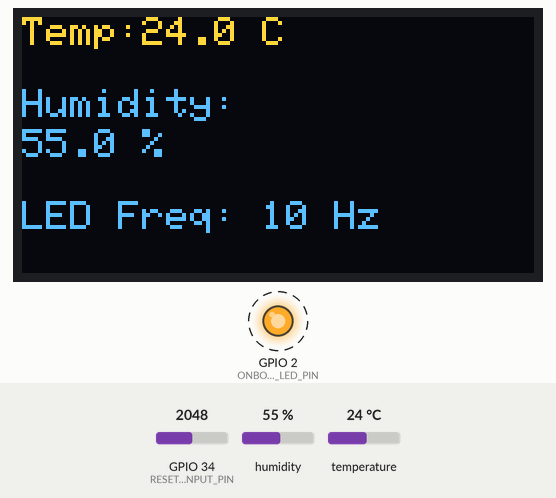
The program below on a simulated ESP32. Parts: 128×64 one-colour display, output pins drawn as LEDs (lit = HIGH). Dashed ring = blinking. Inputs (shaded band) come from the test bench; at power-on: temperature 24 °C, humidity 55 %, GPIO 34 (RESET_INPUT_PIN) = 2048. The OLED is the two-colour kind (top 16 rows yellow); what the program prints to the serial monitor is not drawn.

Above: at 2.38 s.
2.4 s: temperature set to 27.4 °C
At 3.69 s:
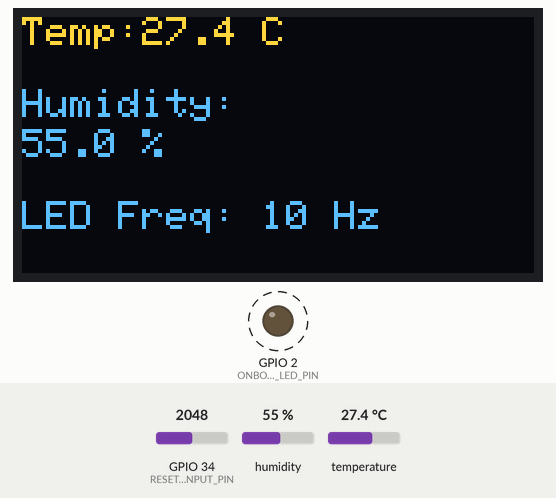
4.4 s: temperature set to 28.6 °C
At 6.16 s:
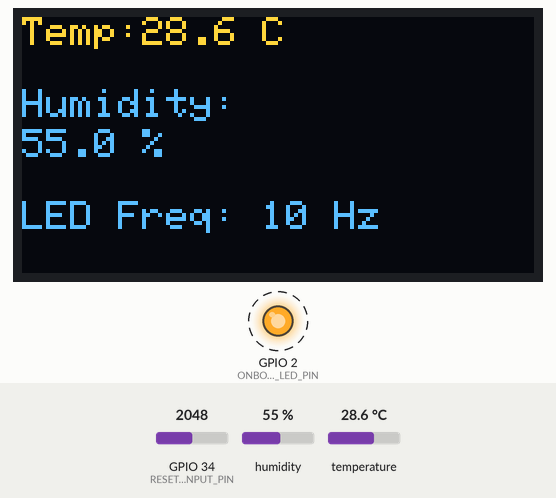
6.8 s: humidity set to 22 %
At 7.44 s:
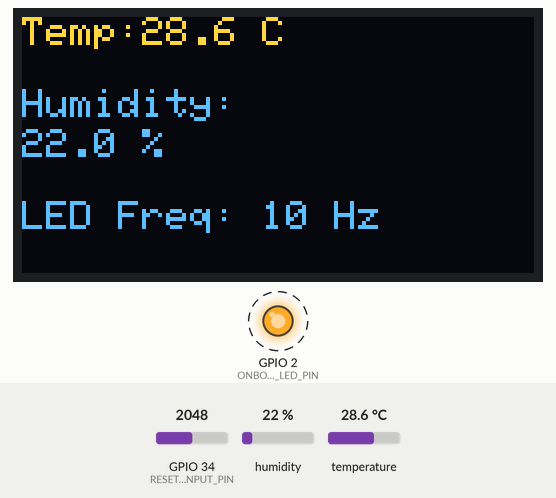
10.5 s: humidity set to 40 %
At 11.64 s:
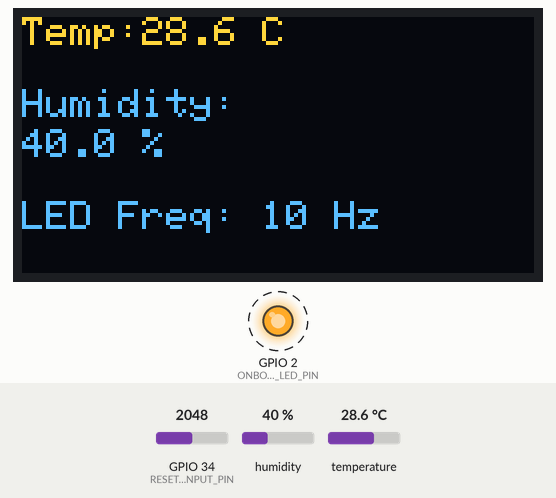
Timing chart, 0 to 14.1 s (numbered marks = the images above; inputs shaded):
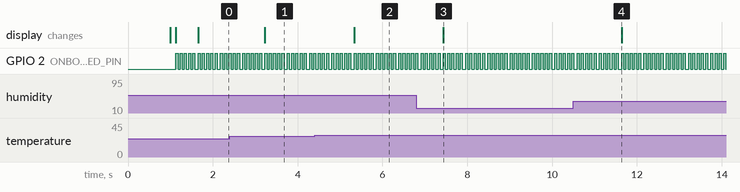

The program:

main.cpp
```cpp
#include <Arduino.h>
#include <Wire.h>
#include <Adafruit_Sensor.h>
#include <Adafruit_BME280.h>
#include <Adafruit_GFX.h>
#include <Adafruit_SSD1306.h>

namespace {
constexpr uint8_t SDA_PIN = 21;
constexpr uint8_t SCL_PIN = 22;

constexpr uint8_t SENSOR_I2C_ADDRESS = 0x76;
constexpr uint8_t OLED_I2C_ADDRESS = 0x3C; // Most standard I2C address for OLEDs

constexpr uint8_t SCREEN_WIDTH = 128; // OLED display width, in pixels
constexpr uint8_t SCREEN_HEIGHT = 64; // OLED display height, in pixels
constexpr int8_t OLED_RESET = -1;     // Reset pin # (-1 if sharing Arduino reset pin)

constexpr uint32_t SERIAL_BAUD_RATE = 9600;
constexpr uint8_t ONBOARD_LED_PIN = 2; // Usually 2 on standard ESP32 boards
constexpr uint8_t BUTTON_INPUT_PIN = 0; // ESP32 BOOT button
constexpr uint8_t RESET_INPUT_PIN = 34; // Analog-only input pin
constexpr float TEMP_ALARM_THRESHOLD = 28.0F; // Celsius threshold for the alarm
constexpr TickType_t SENSOR_READ_INTERVAL = pdMS_TO_TICKS(2000);
constexpr TickType_t MONITOR_INTERVAL = pdMS_TO_TICKS(1000); // Check temp every 1s
constexpr TickType_t DISPLAY_REFRESH_INTERVAL = pdMS_TO_TICKS(500);
constexpr TickType_t BUTTON_POLL_INTERVAL = pdMS_TO_TICKS(20);
constexpr TickType_t BUTTON_DEBOUNCE_INTERVAL = pdMS_TO_TICKS(50);
constexpr TickType_t RESET_POLL_INTERVAL = pdMS_TO_TICKS(100);
constexpr uint32_t DEFAULT_BLINK_FREQUENCY_HZ = 10;
constexpr uint32_t BLINK_FREQUENCY_STEP_HZ = 1;
constexpr uint32_t MAX_BLINK_FREQUENCY_HZ = 50;
constexpr uint32_t RESET_THRESHOLD_MV = 2500;

struct SensorData {
  float temperature;
  float humidity;
  bool isValid;
};

Adafruit_BME280 bme;
Adafruit_SSD1306 display(SCREEN_WIDTH, SCREEN_HEIGHT, &Wire, OLED_RESET);
SensorData latestSensorData = {0.0F, 0.0F, false};
SemaphoreHandle_t sensorDataMutex = nullptr;
SemaphoreHandle_t blinkFrequencyMutex = nullptr;
uint32_t blinkFrequencyHz = DEFAULT_BLINK_FREQUENCY_HZ;
} // namespace

uint32_t getBlinkFrequencyHz() {
  uint32_t frequencyHz = DEFAULT_BLINK_FREQUENCY_HZ;

  if (xSemaphoreTake(blinkFrequencyMutex, portMAX_DELAY) == pdTRUE) {
    frequencyHz = blinkFrequencyHz;
    xSemaphoreGive(blinkFrequencyMutex);
  }

  return frequencyHz;
}

void setBlinkFrequencyHz(uint32_t newFrequencyHz) {
  const uint32_t boundedFrequencyHz =
      min(max(newFrequencyHz, DEFAULT_BLINK_FREQUENCY_HZ), MAX_BLINK_FREQUENCY_HZ);

  if (xSemaphoreTake(blinkFrequencyMutex, portMAX_DELAY) == pdTRUE) {
    blinkFrequencyHz = boundedFrequencyHz;
    xSemaphoreGive(blinkFrequencyMutex);
  }
}

void sensorReadTask(void *pvParameters) {
  (void)pvParameters;

  while (true) {
    float temp = bme.readTemperature();
    float humidity = bme.readHumidity();
    const bool isValid = !isnan(temp) && !isnan(humidity);

    if (xSemaphoreTake(sensorDataMutex, portMAX_DELAY) == pdTRUE) {
      latestSensorData.temperature = temp;
      latestSensorData.humidity = humidity;
      latestSensorData.isValid = isValid;
      xSemaphoreGive(sensorDataMutex);
    }

    if (!isValid) {
      Serial.println("Failed to read from BME280 sensor!");
      vTaskDelay(SENSOR_READ_INTERVAL);
      continue;
    }

    Serial.print("Temp: ");
    Serial.print(temp, 1);
    Serial.print(" C | Hum: ");
    Serial.print(humidity, 1);
    Serial.println(" %");

    vTaskDelay(SENSOR_READ_INTERVAL);
  }
}

void displayTask(void *pvParameters) {
  (void)pvParameters;

  while (true) {
    SensorData snapshot = {0.0F, 0.0F, false};
    const uint32_t blinkFrequency = getBlinkFrequencyHz();

    if (xSemaphoreTake(sensorDataMutex, portMAX_DELAY) == pdTRUE) {
      snapshot = latestSensorData;
      xSemaphoreGive(sensorDataMutex);
    }

    display.clearDisplay(); // Clear previous frame
    display.setTextColor(SSD1306_WHITE);

    if (!snapshot.isValid) {
      display.setTextSize(1);
      display.setCursor(0, 8);
      display.print("Waiting for sensor");
      display.setCursor(0, 20);
      display.print("data...");
      display.setCursor(0, 42);
      display.print("LED Freq: ");
      display.print(blinkFrequency);
      display.print(" Hz");
    } else {
      display.setTextSize(1);
      display.setCursor(0, 0);
      display.print("Temp:");
      display.print(snapshot.temperature, 1);
      display.print(" C");

      display.setCursor(0, 18);
      display.print("Humidity:");
      display.setCursor(0, 28);
      display.print(snapshot.humidity, 1);
      display.print(" %");

      display.setCursor(0, 46);
      display.print("LED Freq: ");
      display.print(blinkFrequency);
      display.print(" Hz");
    }

    display.display(); // Push the drawing to the screen

    vTaskDelay(DISPLAY_REFRESH_INTERVAL);
  }
}

void heartbeatTask(void *pvParameters) {
  (void)pvParameters;

  pinMode(ONBOARD_LED_PIN, OUTPUT);
  digitalWrite(ONBOARD_LED_PIN, LOW);

  while (true) {
    const uint32_t frequencyHz = getBlinkFrequencyHz();
    const uint32_t halfPeriodMs = max<uint32_t>(1, 500U / frequencyHz);

    digitalWrite(ONBOARD_LED_PIN, !digitalRead(ONBOARD_LED_PIN));
    vTaskDelay(pdMS_TO_TICKS(halfPeriodMs));
  }
}

void buttonTask(void *pvParameters) {
  (void)pvParameters;

  pinMode(BUTTON_INPUT_PIN, INPUT_PULLUP);
  bool previousPressed = false;
  TickType_t lastChangeTick = 0;

  while (true) {
    const bool currentPressed = digitalRead(BUTTON_INPUT_PIN) == LOW;
    const TickType_t now = xTaskGetTickCount();

    if (currentPressed != previousPressed &&
        (now - lastChangeTick) >= BUTTON_DEBOUNCE_INTERVAL) {
      previousPressed = currentPressed;
      lastChangeTick = now;

      if (currentPressed) {
        const uint32_t nextFrequencyHz =
            min(getBlinkFrequencyHz() + BLINK_FREQUENCY_STEP_HZ, MAX_BLINK_FREQUENCY_HZ);
        setBlinkFrequencyHz(nextFrequencyHz);
        Serial.print("[BLINK] Frequency increased to ");
        Serial.print(nextFrequencyHz);
        Serial.println(" Hz");
      }
    }

    vTaskDelay(BUTTON_POLL_INTERVAL);
  }
}

void resetInputTask(void *pvParameters) {
  (void)pvParameters;

  pinMode(RESET_INPUT_PIN, INPUT);
  analogSetPinAttenuation(RESET_INPUT_PIN, ADC_11db);
  bool resetLatched = false;

  while (true) {
    const uint32_t resetInputMillivolts = analogReadMilliVolts(RESET_INPUT_PIN);
    const bool thresholdReached = resetInputMillivolts >= RESET_THRESHOLD_MV;

    if (thresholdReached && !resetLatched) {
      setBlinkFrequencyHz(DEFAULT_BLINK_FREQUENCY_HZ);
      Serial.print("[BLINK] Reset to default ");
      Serial.print(DEFAULT_BLINK_FREQUENCY_HZ);
      Serial.print(" Hz (reset input: ");
      Serial.print(resetInputMillivolts);
      Serial.println(" mV)");
      resetLatched = true;
    } else if (!thresholdReached) {
      resetLatched = false;
    }

    vTaskDelay(RESET_POLL_INTERVAL);
  }
}

void monitorTask(void *pvParameters) {
  (void)pvParameters;

  while (true) {
    SensorData snapshot = {0.0F, 0.0F, false};

    if (xSemaphoreTake(sensorDataMutex, portMAX_DELAY) == pdTRUE) {
      snapshot = latestSensorData;
      xSemaphoreGive(sensorDataMutex);
    }

    if (snapshot.isValid && snapshot.temperature > TEMP_ALARM_THRESHOLD) {
      Serial.println("[ALARM] High Temperature Detected!");
    }

    vTaskDelay(MONITOR_INTERVAL);
  }
}

void setup() {
  Serial.begin(SERIAL_BAUD_RATE);
  Serial.setDebugOutput(false);
  delay(1000);

  Wire.begin(SDA_PIN, SCL_PIN);

  Serial.println("Initializing hardware...");

  // Initialize the BME280
  if (!bme.begin(SENSOR_I2C_ADDRESS, &Wire)) {
    Serial.println("Could not find a valid BME280 sensor!");
    while (1) delay(10);
  }
  Serial.println("BME280 Initialized.");

  // Initialize the OLED Display
  // SSD1306_SWITCHCAPVCC = generate display voltage from 3.3V internally
  if (!display.begin(SSD1306_SWITCHCAPVCC, OLED_I2C_ADDRESS)) {
    Serial.println("SSD1306 allocation failed. Check OLED wiring!");
    while (1) delay(10);
  }
  Serial.println("OLED Initialized.");

  // Clear display buffer and set initial state
  display.clearDisplay();
  display.display();

  sensorDataMutex = xSemaphoreCreateMutex();
  if (sensorDataMutex == nullptr) {
    Serial.println("Failed to create sensor data mutex!");
    while (1) delay(10);
  }

  blinkFrequencyMutex = xSemaphoreCreateMutex();
  if (blinkFrequencyMutex == nullptr) {
    Serial.println("Failed to create blink frequency mutex!");
    while (1) delay(10);
  }

  Serial.print("Blink control initialized: default=");
  Serial.print(DEFAULT_BLINK_FREQUENCY_HZ);
  Serial.print(" Hz, button GPIO=");
  Serial.print(BUTTON_INPUT_PIN);
  Serial.print(", reset GPIO=");
  Serial.print(RESET_INPUT_PIN);
  Serial.print(", reset threshold=");
  Serial.print(RESET_THRESHOLD_MV / 1000.0F, 1);
  Serial.println(" V");

  // Create dedicated FreeRTOS tasks for reading and rendering.
  xTaskCreate(sensorReadTask, "SensorReadTask", 4096, NULL, 1, NULL);
  xTaskCreate(displayTask, "DisplayTask", 4096, NULL, 1, NULL);
  xTaskCreate(heartbeatTask, "HeartbeatTask", 1024, NULL, 1, NULL);
  xTaskCreate(buttonTask, "ButtonTask", 2048, NULL, 1, NULL);
  xTaskCreate(resetInputTask, "ResetInputTask", 2048, NULL, 1, NULL);
  xTaskCreate(monitorTask, "MonitorTask", 2048, NULL, 2, NULL);
}

void loop() {
  // Empty loop, FreeRTOS handles the logic
}
```

Measured:
- after the input at 2.4 s, the display: changes after 0.83 s (image 1)
- after the input at 4.4 s, the display: changes after 0.93 s (image 2)
- after the input at 6.8 s, the display: changes after 0.64 s (image 3)
- after the input at 10.5 s, the display: changes after 1.1 s (image 4)
- by itself, GPIO 2 (ONBOARD_LED_PIN): alternates HIGH for 0.05 s and LOW for 0.05 s
